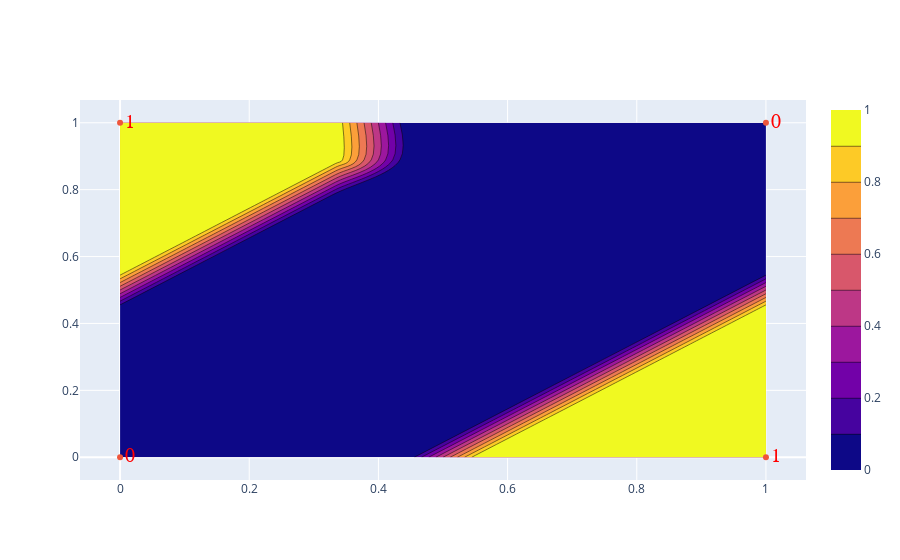
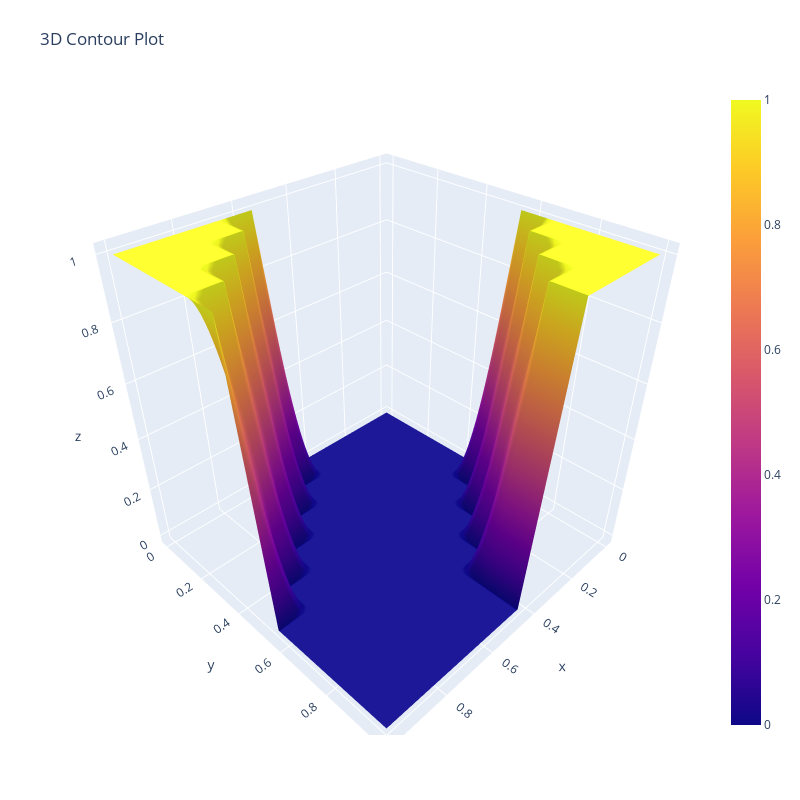

Here is the notebook cell these charts were saved with, in order:
### Code cell
# generate counter plot

import plotly.graph_objects as go
contour = go.Figure(data=[
        go.Contour(
            z=output,
            x=np.linspace(0, 1, 10),
            y=np.linspace(0, 1, 10),
            
           )
        ])

contour.add_scatter(mode="markers+text", x=X[:,0], y=X[:,1], text=Y[:,0],
                textposition='middle right',
                textfont=dict(
                    family="sans serif",
                    size=20,
                    color="red"
                ))

contour.show()

# generate 3d plot with plotly
fig = go.Figure(data=[go.Surface( y=y, x=x, z=output)])
fig.update_layout(title='3D Contour Plot', autosize=True,
                  width=800, height=800,
                  margin=dict(l=65, r=50, b=65, t=90))

fig.show()

### Figure 1 — Plotly figure (JSON) as saved in the notebook; plotly's stock layout.template omitted (floating-point values rounded to 4 significant figures)
{"data": [{"type": "contour", "x": [0, 0.1111, 0.2222, 0.3333, 0.4444, 0.5556, 0.6667, 0.7778, 0.8889, 1], "y": [0, 0.1111, 0.2222, 0.3333, 0.4444, 0.5556, 0.6667, 0.7778, 0.8889, 1], "z": [[0, 0, 0, 0, 0, 1, 1, 1, 1, 1], [0, 0, 0, 0, 0, 0, 1, 1, 1, 1], [0, 0, 0, 0, 0, 0, 0, 1, 1, 1], [0, 0, 0, 0, 0, 0, 0, 0, 1, 1], [0, 0, 0, 0, 0, 0, 0, 0, 0, 1], [1, 0, 0, 0, 0, 0, 0, 0, 0, 0], [1, 1, 0, 0, 0, 0, 0, 0, 0, 0], [1, 1, 1, 0, 0, 0, 0, 0, 0, 0], [1, 1, 1, 1, 0, 0, 0, 0, 0, 0], [1, 1, 1, 1, 0, 0, 0, 0, 0, 0]]}, {"mode": "markers+text", "text": [0, 1, 1, 0], "textfont": {"color": "red", "family": "sans serif", "size": 20}, "textposition": "middle right", "type": "scatter", "x": [0, 0, 1, 1], "y": [0, 1, 0, 1]}], "layout": {}}

### Figure 2 — Plotly figure (JSON) as saved in the notebook; plotly's stock layout.template omitted (floating-point values rounded to 4 significant figures)
{"data": [{"type": "surface", "x": [[0, 0.1111, 0.2222, 0.3333, 0.4444, 0.5556, 0.6667, 0.7778, 0.8889, 1], [0, 0.1111, 0.2222, 0.3333, 0.4444, 0.5556, 0.6667, 0.7778, 0.8889, 1], [0, 0.1111, 0.2222, 0.3333, 0.4444, 0.5556, 0.6667, 0.7778, 0.8889, 1], [0, 0.1111, 0.2222, 0.3333, 0.4444, 0.5556, 0.6667, 0.7778, 0.8889, 1], [0, 0.1111, 0.2222, 0.3333, 0.4444, 0.5556, 0.6667, 0.7778, 0.8889, 1], [0, 0.1111, 0.2222, 0.3333, 0.4444, 0.5556, 0.6667, 0.7778, 0.8889, 1], [0, 0.1111, 0.2222, 0.3333, 0.4444, 0.5556, 0.6667, 0.7778, 0.8889, 1], [0, 0.1111, 0.2222, 0.3333, 0.4444, 0.5556, 0.6667, 0.7778, 0.8889, 1], [0, 0.1111, 0.2222, 0.3333, 0.4444, 0.5556, 0.6667, 0.7778, 0.8889, 1], [0, 0.1111, 0.2222, 0.3333, 0.4444, 0.5556, 0.6667, 0.7778, 0.8889, 1]], "y": [[0, 0, 0, 0, 0, 0, 0, 0, 0, 0], [0.1111, 0.1111, 0.1111, 0.1111, 0.1111, 0.1111, 0.1111, 0.1111, 0.1111, 0.1111], [0.2222, 0.2222, 0.2222, 0.2222, 0.2222, 0.2222, 0.2222, 0.2222, 0.2222, 0.2222], [0.3333, 0.3333, 0.3333, 0.3333, 0.3333, 0.3333, 0.3333, 0.3333, 0.3333, 0.3333], [0.4444, 0.4444, 0.4444, 0.4444, 0.4444, 0.4444, 0.4444, 0.4444, 0.4444, 0.4444], [0.5556, 0.5556, 0.5556, 0.5556, 0.5556, 0.5556, 0.5556, 0.5556, 0.5556, 0.5556], [0.6667, 0.6667, 0.6667, 0.6667, 0.6667, 0.6667, 0.6667, 0.6667, 0.6667, 0.6667], [0.7778, 0.7778, 0.7778, 0.7778, 0.7778, 0.7778, 0.7778, 0.7778, 0.7778, 0.7778], [0.8889, 0.8889, 0.8889, 0.8889, 0.8889, 0.8889, 0.8889, 0.8889, 0.8889, 0.8889], [1, 1, 1, 1, 1, 1, 1, 1, 1, 1]], "z": [[0, 0, 0, 0, 0, 1, 1, 1, 1, 1], [0, 0, 0, 0, 0, 0, 1, 1, 1, 1], [0, 0, 0, 0, 0, 0, 0, 1, 1, 1], [0, 0, 0, 0, 0, 0, 0, 0, 1, 1], [0, 0, 0, 0, 0, 0, 0, 0, 0, 1], [1, 0, 0, 0, 0, 0, 0, 0, 0, 0], [1, 1, 0, 0, 0, 0, 0, 0, 0, 0], [1, 1, 1, 0, 0, 0, 0, 0, 0, 0], [1, 1, 1, 1, 0, 0, 0, 0, 0, 0], [1, 1, 1, 1, 0, 0, 0, 0, 0, 0]]}], "layout": {"autosize": true, "height": 800, "margin": {"b": 65, "l": 65, "r": 50, "t": 90}, "title": {"text": "3D Contour Plot"}, "width": 800}}
